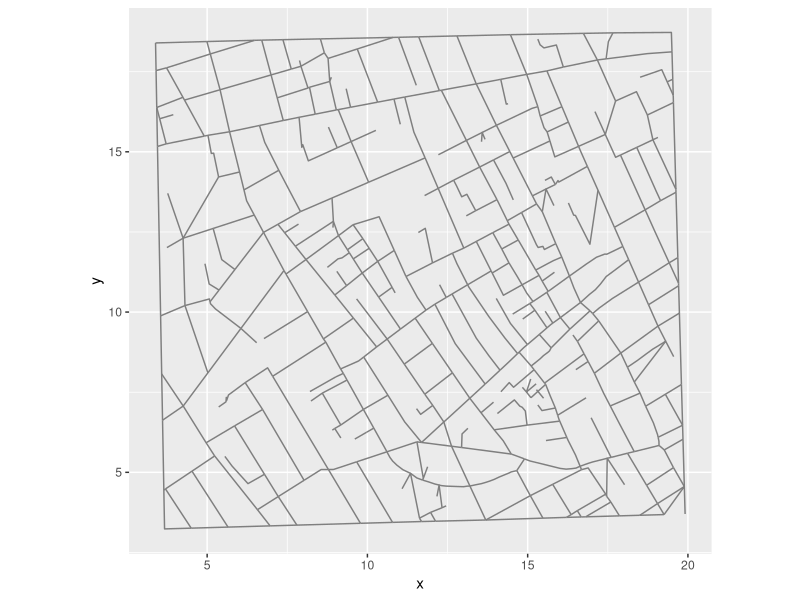
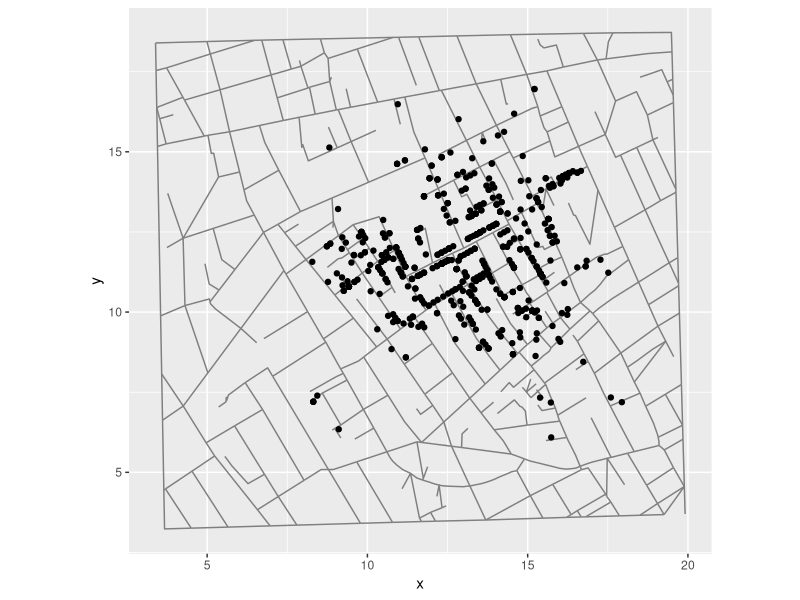
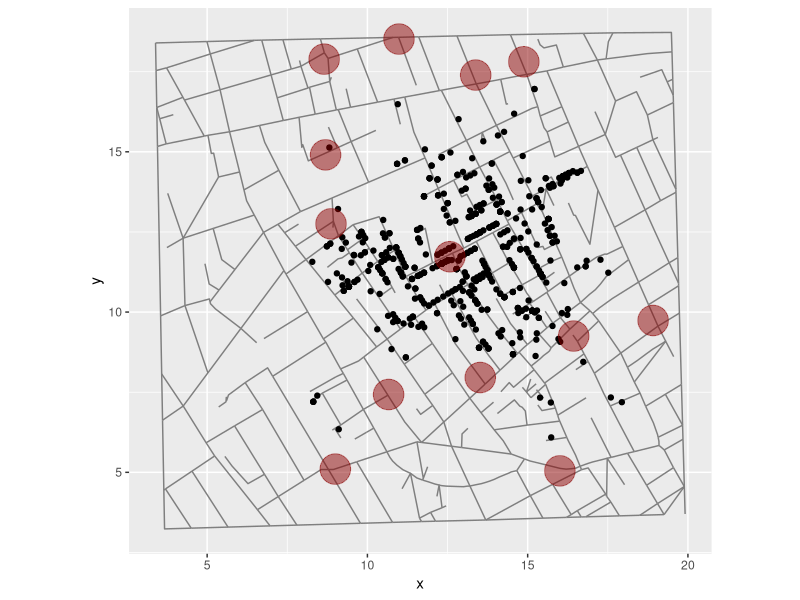
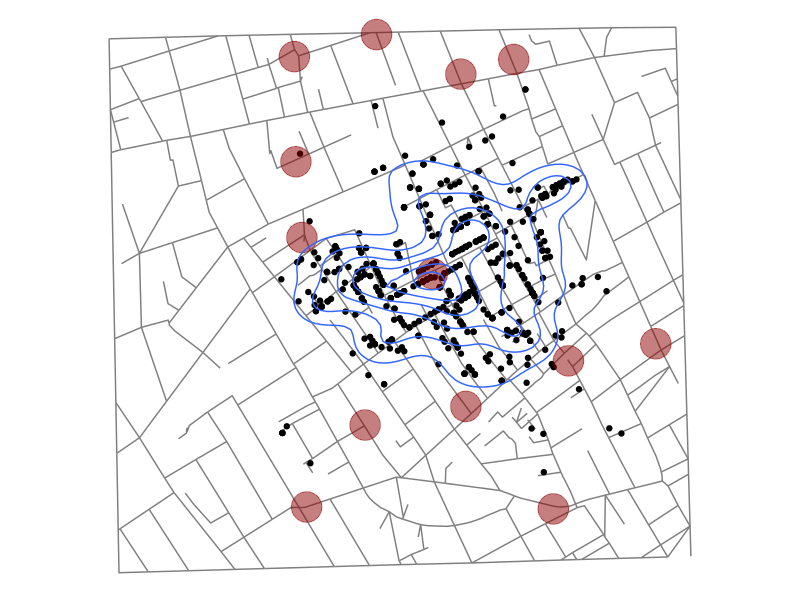

These charts were generated, in order, by the following R code:
# ------------------------------------------------------------------------------
# Cholera deaths in London, 1854
#
# Inspiration:
# https://freakonometrics.hypotheses.org/tag/cholera
#
# Data sources:
#
# Fatalities:
# https://cran.r-project.org/package=cholera (fatalities.unstacked)
# Streets and pumps:
# https://cran.r-project.org/package=HistData (Snow.streets and Snow.pumps)
# ------------------------------------------------------------------------------

library(tidyverse)

# read in the cholera deaths data
fatalities <- readr::read_csv("data/cholera-fatalities.csv")
fatalities

# how many deaths listed?
nrow(fatalities)

# read in the London streets data
streets <- readr::read_csv("data/cholera-streets.csv")
streets

# let's plot the streets
ggplot(data = streets, aes(x = x, y = y, group = street)) +
  geom_line(color = "grey50") +
  coord_equal()

# let's plot both the streets and the deaths
ggplot(data = fatalities, aes(x = x, y = y)) +
  geom_line(data = streets, aes(group = street), color = "grey50") +
  geom_point() +
  coord_equal()

# read in the water pumps data
pumps <- readr::read_csv("data/cholera-pumps.csv")

# let's plot the deaths, pumps and streets
plot <- ggplot(data = fatalities, aes(x = x, y = y)) +
  geom_line(data = streets, aes(group = street), color = "grey50") +
  geom_point() +
  geom_point(data = pumps, color = "darkred", size = 10, alpha = 1/2) +
  coord_equal()

plot

# add density curves, remove extra plot elements
plot +
  geom_density2d(bins = 7) +
  theme_void()

# kthxbye
